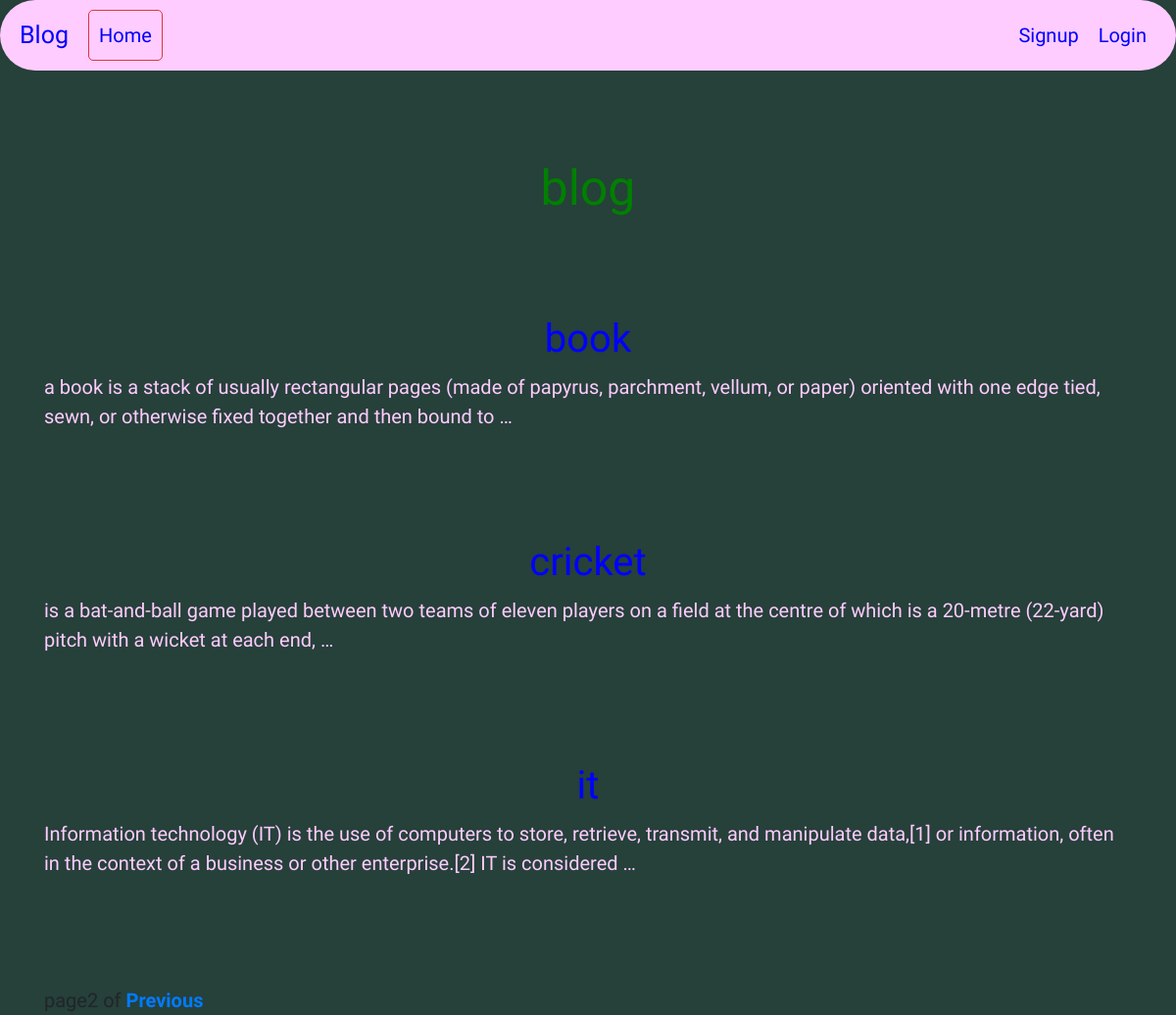
Screenshot of /?page=2 with the database file from the repository.
### blogapp/models.py (models this page shows, shortened)
class Post(models.Model):
    STATUS_CHOICES=(('draft','Draft'),('published','Published'))
    title=models.CharField(max_length=260)
    slug=models.SlugField(max_length=264,unique_for_date='publish')
    author=models.ForeignKey(User,related_name='blog_post',on_delete=models.PROTECT)
    body=models.TextField()
    publish=models.DateTimeField(default=timezone.now)
    created=models.DateTimeField(auto_now_add=True)
    updated=models.DateTimeField(auto_now=True)
    status=models.CharField(max_length=20,choices=STATUS_CHOICES,default='draft')
    objects=CustomManager()
    class Meta:
        ordering=('-publish',)

### blogapp/views.py (the view)
# urls.py: path('',views.post_list_view),
def post_list_view(request):
    post_list=Post.objects.all()
    paginator=Paginator(post_list,3)
    page_number=request.GET.get('page')
    try:
        post_list=paginator.page(page_number)
    except PageNotAnInteger:
        post_list=paginator.page(1)
    except EmptyPage:
        post_list=paginator.page(paginator.num_page)
    return render(request,'blogapp/post_list.html',{'post_list':post_list})

### blogapp/models.py (called while the page is built)
    def get_queryset(self):
        return super().get_queryset().filter(status='published')

### templates/blogapp/post_list.html (shortened to what this page needs)
{% extends "blogapp/base.html" %}
{%block content%}
<br><br><br>
<h1 align='center'>blog</h1>
<br><br><br>
<div class="view overlay zoom" id="div1">
  <table>
    <tr>
  {% for post in post_list %}
  <div class="contner" align="center">
    <h2><a id="a2" href="/detail/{{post.id}}" >{{post.title}}</a></h2>
  </div>
    {{post.body| truncatewords:30|linebreaks}}<br><br><br>
  {% endfor %}
  </tr>
  </table>
</div>
{% include 'blogapp/pagination.html' with page=post_list %}
{% endblock %}

### static/css/style1.css (style rules this page uses)
body,html { background-color: #26403a; font-size: 20px; }
h1 { color: green; text-align: center; }
#a2 { color: blue; }
#div1 { color: #ffccff; }

### rows the page displays
Post: title "book", body "a book is a stack of usually rectangular pages (made of papyrus, parchment, vellum, or paper) oriented with one edge tied, sewn, or otherwise fixed together and then bound to …"
Post: title "cricket", body "is a bat-and-ball game played between two teams of eleven players on a field at the centre of which is a 20-metre (22-yard) pitch with a wicket at each end, …"
Post: title "it", body "Information technology (IT) is the use of computers to store, retrieve, transmit, and manipulate data,[1] or information, often in the context of a business or other enterprise.[2] IT is considered …"

### other values shown
{{ page.number }} "2"
